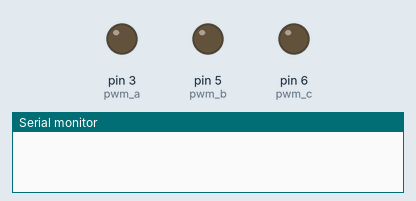
This sketch was run on a simulated Arduino Uno, built with avr-gcc and run on an emulated ATmega328P. Parts: output pins drawn as LEDs (lit = HIGH), the last lines printed to the serial monitor.

Above: at 0.05 s.
At 2.55 s:
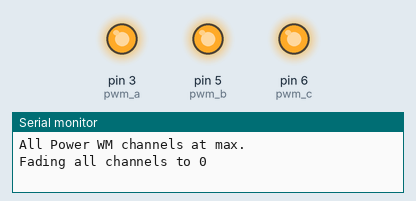
At 4.5 s:
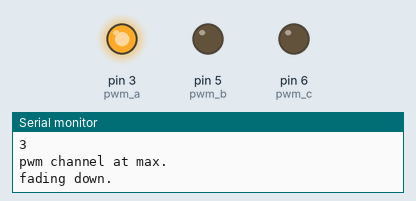
At 6.5 s:
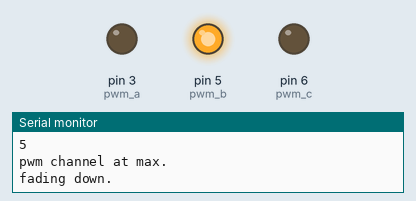
At 10.25 s:
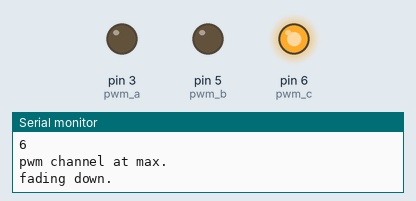
Timing chart, 0 to 13.4 s (numbered marks = the images above):
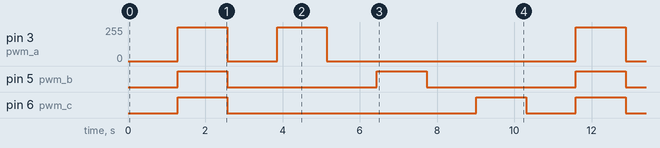

The sketch:

q5.ino
```cpp
int pwm_a = 3;

int pwm_b = 5;

int pwm_c = 6;

int i;

void setup()

{

pinMode(pwm_a, OUTPUT);

pinMode(pwm_b, OUTPUT);

pinMode(pwm_c, OUTPUT);

Serial.begin(9600);

}

void loop()

{


for (i=0; i<=255; i++)

{

analogWrite(pwm_a, i);

analogWrite(pwm_b, i);

analogWrite(pwm_c, i);

delay(5);

}

Serial.println("All Power WM channels at max.");

delay(5);

Serial.println("Fading all channels to 0");

for (i=255; i>=0; i--)

{

analogWrite(pwm_a, i);

analogWrite(pwm_b, i);

analogWrite(pwm_c, i);

delay(5);

}

Serial.println("All pwm channels at zero.");

delay(5);

fade_channel(pwm_a);

fade_channel(pwm_b);

fade_channel(pwm_c);

}

void fade_channel(int channel)

{

Serial.println("Fading pwm channel to max: ");

Serial.println(channel);

for (i=0; i<=255; i++)

{

analogWrite(channel, i);

delay(5);

}

Serial.println("pwm channel at max.");

delay(5);

Serial.println("fading down.");

for (i=255; i>=0; i--)

{

analogWrite(channel, i);

delay(5);

}

Serial.println("pwm channel at 0.");

delay(5);

}
```

Measured:
- by itself, pin 3 (pwm_a): repeats every 10.3 s: 0/255 1.3 s, 255/255 1.3 s, 0/255 6.4 s, 255/255 1.3 s
- by itself, pin 5 (pwm_b): alternates HIGH for 1.3 s and LOW for 3.9 s
- by itself, pin 6 (pwm_c): repeats every 10.3 s: LOW 6.4 s, HIGH 1.3 s, LOW 1.3 s, HIGH 1.3 s
